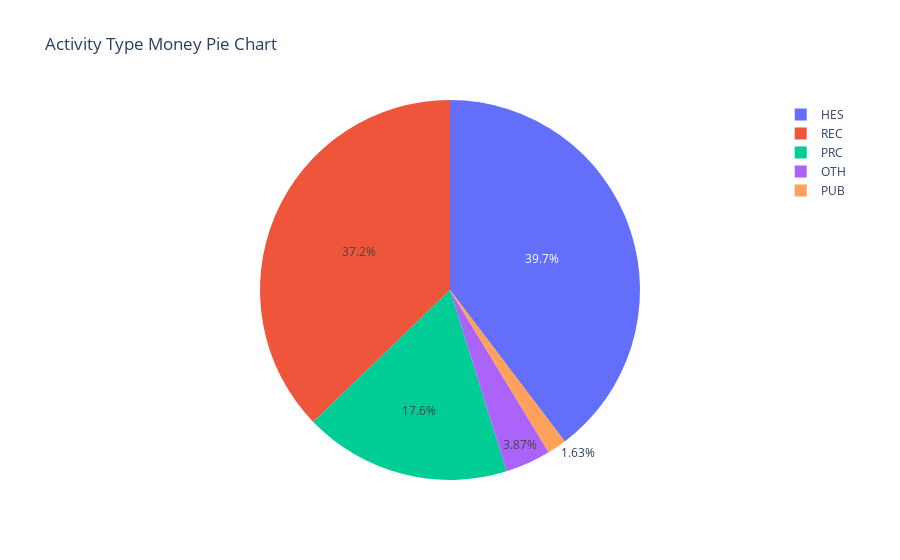

Notebook code for this chart:
### Code cell
# Convert the series to a dataframe
activity_money_df = activity_money.reset_index()
activity_money_df.columns = ['Activity Type', 'Money']

# Create a pie chart
fig = px.pie(activity_money_df, values='Money', names='Activity Type', title='Activity Type Money Pie Chart')

# Display the pie chart
fig.show()

### Figure 1 — Plotly figure (JSON) as saved in the notebook; plotly's stock layout.template omitted (floating-point values rounded to 4 significant figures)
{"data": [{"domain": {"x": [0, 1], "y": [0, 1]}, "hovertemplate": "Activity Type=%{label}<br>Money=%{value}<extra></extra>", "labels": ["HES", "OTH", "PRC", "PUB", "REC"], "legendgroup": "", "name": "", "showlegend": true, "type": "pie", "values": [39.67, 3.874, 17.59, 1.635, 37.22]}], "layout": {"legend": {"tracegroupgap": 0}, "title": {"text": "Activity Type Money Pie Chart"}}}
